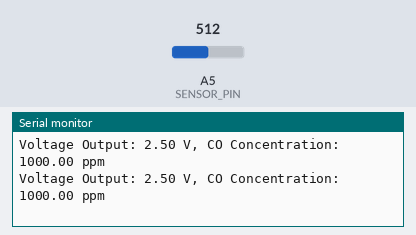
Recording of a sketch running on a simulated Arduino Uno, built with avr-gcc and run on an emulated ATmega328P. On the bench: the last lines printed to the serial monitor. The inputs (shaded band) are chosen by the test bench; at power-on: A5 (SENSOR_PIN) = 512.

Above: at 1.8 s.
1.9 s: A5 (SENSOR_PIN) set to 716
At 2.6 s:
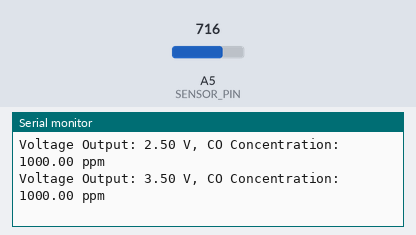
3.4 s: A5 (SENSOR_PIN) set to 900
At 4.8 s:
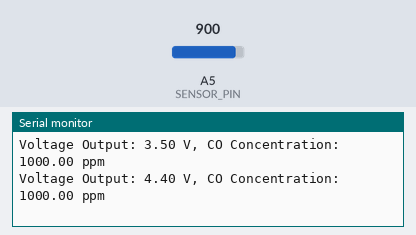
Timing chart, 0 to 6.4 s (numbered marks = the images above; inputs shaded):
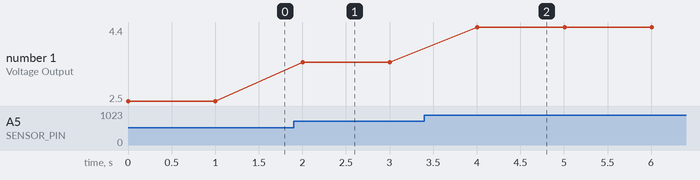

Measured:
- after the input at 1.9 s, the serial monitor: prints a new line after 0.10 s (image 1)
- after the input at 3.4 s, the serial monitor: prints a new line after 0.61 s (image 2)
- plotted number 1: 2.5 → 3.5 after the input at 1.9 s, 3.5 → 4.4 after the input at 3.4 s

The sketch:

ZEO3-CO_Analog.ino
```cpp
#define SENSOR_PIN A5  // Analog input pin for sensor
#define VREF 5.0       // Reference voltage of Arduino (5V for most boards)
#define ADC_RES 1023.0 // ADC resolution for 10-bit ADC (0-1023)

float Vout0 = 0.6;   // Zero point voltage (0 ppm CO)
float Vout1 = 0.9;   // Voltage at 200 ppm CO
float ppm1 = 200.0;  // Calibration ppm at Vout1
float maxPPM = 1000; // Maximum detection range

void setup() {
    Serial.begin(9600);
}

void loop() {
    int rawADC = analogRead(SENSOR_PIN);       // Read analog value (0-1023)
    float Voutx = (rawADC / ADC_RES) * VREF;   // Convert to voltage

    float ppm = (ppm1 / (Vout1 - Vout0)) * (Voutx - Vout0); // Linear interpolation

    // Prevent values from exceeding the max range
    if (ppm < 0) ppm = 0;
    if (ppm > maxPPM) ppm = maxPPM;

    Serial.print("Voltage Output: ");
    Serial.print(Voutx);
    Serial.print(" V, CO Concentration: ");
    Serial.print(ppm);
    Serial.println(" ppm");

    delay(1000); // Read every second
}
```
